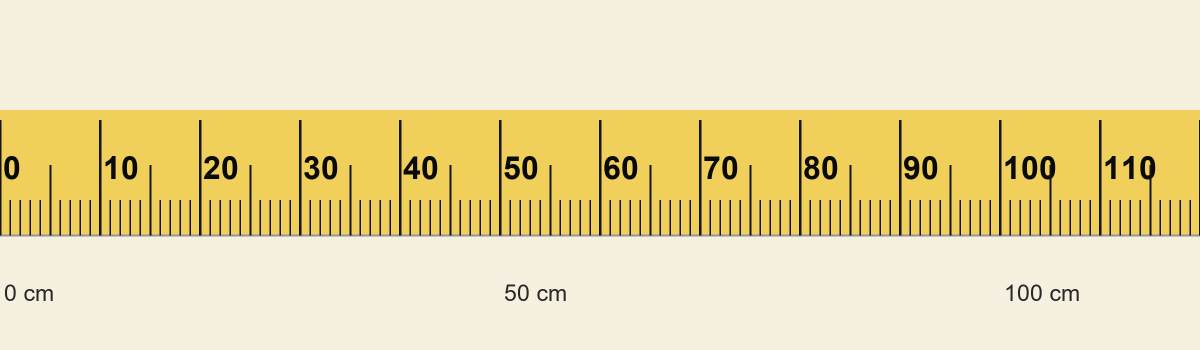
#> input picture tape_test.png, 2400 x 700 px (shown at 1/2 size)
$ python -i tape_scale_probe.py   (imports and definitions only)
#> lines starting #> are read from the running program, lines starting #| are printed output that depends on the picture; after the words box and inside, x2 and y2 are one past the last pixel; in counts of white or black regions, pixels touching at a corner belong together
"""Probe: recover mm-per-pixel from a photographed tape.

Two independent estimates are compared:
  A. printed pitch  - the ladder is periodic; ACF on the rectified ink profile gives
                      the pixel period of the number/tick family (no reading needed)
  B. OCR fit        - digits read inside the blade ROI and fitted value~x

A scale is accepted only when both roughly agree. Saves the rectified blade crop so
the detector can be inspected.

Run: .venv/Scripts/python.exe tape_scale_probe.py [photo ...]
"""
from __future__ import annotations

import glob
import os
import re
import sys
from collections import deque

import numpy as np
from PIL import Image, ImageOps

DS = 4
DEBUG_DIR = "_scale_debug"


# ---------------------------------------------------------------- detection
def candidate_masks(a: np.ndarray):
    r, g, b = a[:, :, 0], a[:, :, 1], a[:, :, 2]
    maxc, minc = a.max(axis=2), a.min(axis=2)
    return {
        "yellow": (g > 145) & (g >= b + 30) & (r >= b + 10),
        "white": (maxc > 135) & ((maxc - minc) < 40),
    }


def dilate(m: np.ndarray, k: int = 2) -> np.ndarray:
    out = m.copy()
    for _ in range(k):
        p = np.pad(out, 1)
        out = (p[:-2, 1:-1] | p[2:, 1:-1] | p[1:-1, :-2] | p[1:-1, 2:] | p[1:-1, 1:-1])
    return out


def components(mask: np.ndarray, min_area: int):
    h, w = mask.shape
    seen = np.zeros_like(mask)
    out = []
    for y in range(h):
        for x in range(w):
            if not mask[y, x] or seen[y, x]:
                continue
            q = deque([(y, x)])
            seen[y, x] = True
            n = 0
            y0 = y1 = y
            x0 = x1 = x
            while q:
                cy, cx = q.popleft()
                n += 1
                y0, y1 = min(y0, cy), max(y1, cy)
                x0, x1 = min(x0, cx), max(x1, cx)
                for dy, dx in ((1, 0), (-1, 0), (0, 1), (0, -1)):
                    ny, nx = cy + dy, cx + dx
                    if 0 <= ny < h and 0 <= nx < w and mask[ny, nx] and not seen[ny, nx]:
                        seen[ny, nx] = True
                        q.append((ny, nx))
            if n >= min_area:
                out.append((n, y0, y1, x0, x1))
    return out


def pick_blade(a: np.ndarray):
    best = None
    for name, full in candidate_masks(a).items():
        h, w = full.shape
        small = full[: h // DS * DS, : w // DS * DS].reshape(h // DS, DS, w // DS, DS).mean(axis=(1, 3)) > 0.4
        small = dilate(small, 2)
        for n, y0, y1, x0, x1 in components(small, 60):
            bw, bh = x1 - x0 + 1, y1 - y0 + 1
            fill = n / (bw * bh)  # dilated, so inflated
            aspect = max(bw, bh) / max(1, min(bw, bh))
            if aspect < 3.0:
                continue
            score = n * min(aspect, 25)
            if best is None or score > best[0]:
                best = (score, name, (x0 * DS, y0 * DS, min(w, (x1 + 1) * DS), min(h, (y1 + 1) * DS)), aspect)
    return best


def rectify(im: Image.Image, box, mask: np.ndarray):
    sub_img = im.crop(box)
    sub_mask = mask[box[1]:box[3], box[0]:box[2]].astype(np.uint8) * 255
    ys, xs = np.nonzero(sub_mask)
    if len(xs) < 50:
        return None, 0.0
    pts = np.stack([xs, ys], 1).astype(float)
    c = pts - pts.mean(axis=0)
    _, vecs = np.linalg.eigh(np.cov(c.T))
    axis = vecs[:, -1]
    theta = float(np.degrees(np.arctan2(axis[1], axis[0])))
    best = None
    for angle in (theta, theta + 90, theta - 90, theta + 180):
        rot = sub_img.rotate(angle, resample=Image.BICUBIC, expand=True)
        rotm = Image.fromarray(sub_mask).rotate(angle, resample=Image.NEAREST, expand=True)
        mb = rotm.getbbox()
        if not mb:
            continue
        crop = rot.crop(mb)
        ar = crop.width / max(1, crop.height)
        if best is None or ar > best[0]:
            best = (ar, crop, angle)
    if best is None:
        return None, 0.0
    return best[1], best[2]


# ---------------------------------------------------------------- pitch
def acf_peaks(profile: np.ndarray, lo: int = 6, hi: int = 160):
    x = profile.astype(float)
    if len(x) < hi * 3:
        hi = max(lo + 5, len(x) // 3)
    x = x - np.convolve(x, np.ones(31) / 31, mode="same")
    n = len(x)
    f = np.fft.rfft(x, 2 * n)
    ac = np.fft.irfft(f * np.conj(f))[:n]
    ac = ac / (ac[0] + 1e-9)
    peaks = [(lag, float(ac[lag])) for lag in range(lo, min(hi, n // 2) - 1)
             if ac[lag] > ac[lag - 1] and ac[lag] >= ac[lag + 1] and ac[lag] > 0.12]
    return sorted(peaks, key=lambda p: -p[1])


def blob_runs(profile: np.ndarray, min_w: int, max_w: int):
    thr = max(1.0, np.median(profile) * 1.4)
    on = profile > thr
    idx = np.flatnonzero(np.diff(np.concatenate(([0], on.astype(np.int8), [0]))))
    starts, ends = idx[0::2], idx[1::2]
    return np.array([(s + e) / 2 for s, e in zip(starts, ends) if min_w <= e - s <= max_w])


# ---------------------------------------------------------------- OCR
def ocr_scale(crop: Image.Image):
    """Fit digit values to x positions inside the rectified blade. Returns (mm/px, detail)."""
    scale = 4 if crop.width < 1400 else 2
    g = ImageOps.autocontrast(crop.convert("L").resize((crop.width * scale, crop.height * scale), Image.LANCZOS))
    best = None
    for psm in (6, 11, 7):
        d = pytesseract.image_to_data(g, config=f"--psm {psm} -c tessedit_char_whitelist=0123456789",
                                      output_type=pytesseract.Output.DICT)
        toks = []
        for i, t in enumerate(d["text"]):
            t = (t or "").strip()
            if not re.fullmatch(r"\d{1,3}", t):
                continue
            if float(d["conf"][i]) < 40:
                continue
            toks.append(dict(v=int(t), x=(d["left"][i] + d["width"][i] / 2) / scale,
                             y=(d["top"][i] + d["height"][i] / 2) / scale,
                             h=d["height"][i] / scale, c=float(d["conf"][i])))
        if len(toks) < 5:
            continue
        tol = max(6.0, np.median([t["h"] for t in toks]) * 0.7)
        rows = []
        for t in sorted(toks, key=lambda t: t["y"]):
            for r in rows:
                if abs(np.mean([q["y"] for q in r]) - t["y"]) <= tol:
                    r.append(t)
                    break
            else:
                rows.append([t])
        for r in rows:
            if len(r) < 5:
                continue
            r = sorted(r, key=lambda t: t["x"])
            xs = np.array([t["x"] for t in r])
            gaps = np.diff(xs)
            if np.ptp(xs) < 80:
                continue
            for unit in (10, 25.4):
                v = np.array([t["v"] for t in r]) * unit
                s, b = np.polyfit(xs, v, 1)
                rms = float(np.sqrt(np.mean((s * xs + b - v) ** 2)))
                even = float(np.std(gaps) / max(np.mean(gaps), 1e-9))
                if rms < unit * 0.4 and even < 0.4:
                    cand = dict(mm_px=abs(float(s)), rms=rms, even=even, n=len(r), unit=unit,
                                conf=float(np.mean([t["c"] for t in r])), vals=[t["v"] for t in r],
                                psm=psm)
                    if best is None or rms / unit < best["rms"] / best["unit"]:
                        best = cand
    return best


# ---------------------------------------------------------------- pipeline
def analyse(path: str, verbose: bool = True):
#> called with path = 'tape_test.png', verbose = True
    os.makedirs(DEBUG_DIR, exist_ok=True)
    name = os.path.basename(path)
    im = Image.open(path).convert("RGB")
#> im is the input picture: PIL image 2400x700 RGB; mean R, G, B 234.9, 220.8, 172.9
    a = np.asarray(im).astype(int)
    picked = pick_blade(a)
#> in candidate_masks, `r, g, b = a[:, :, 0], a[:, :, 1], a[:, :, 2]`:
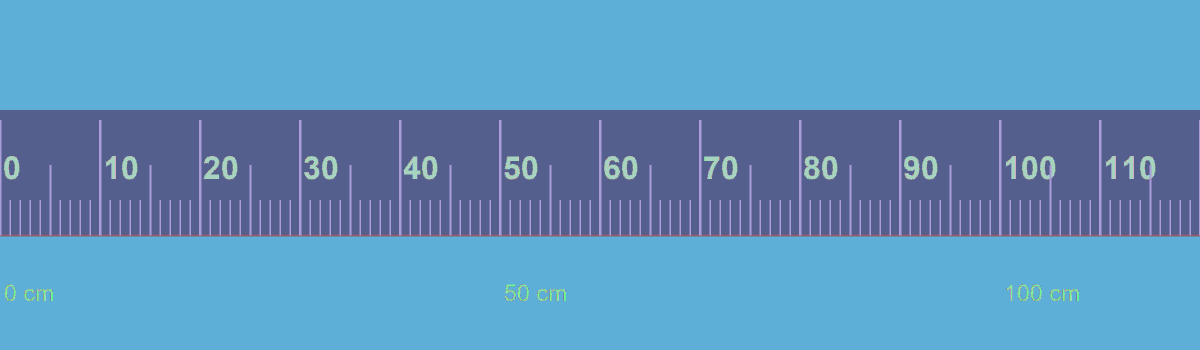
#> r: shape (700, 2400) int64 (shown at 1/2 size); 236 distinct labels, from 10 to 246; one colour per label, 0 black
#> in candidate_masks, `r, g, b = a[:, :, 0], a[:, :, 1], a[:, :, 2]`:
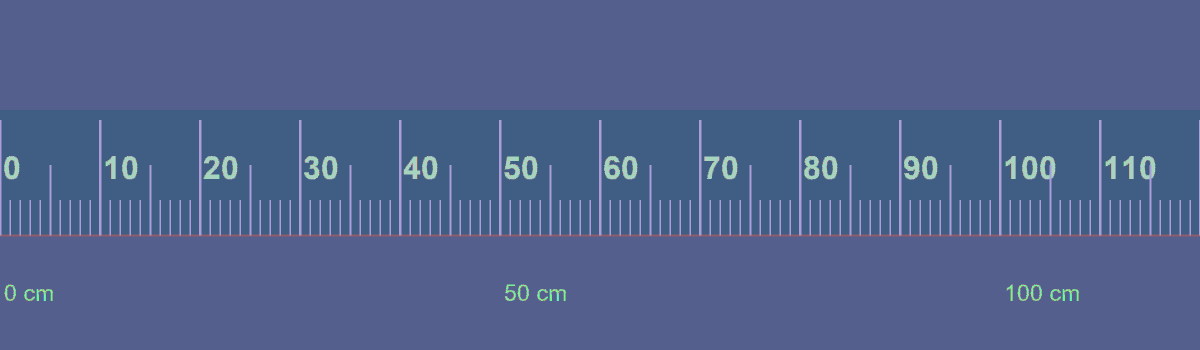
#> g: shape (700, 2400) int64 (shown at 1/2 size); 227 distinct labels, from 10 to 240; one colour per label, 0 black
#> in candidate_masks, `r, g, b = a[:, :, 0], a[:, :, 1], a[:, :, 2]`:
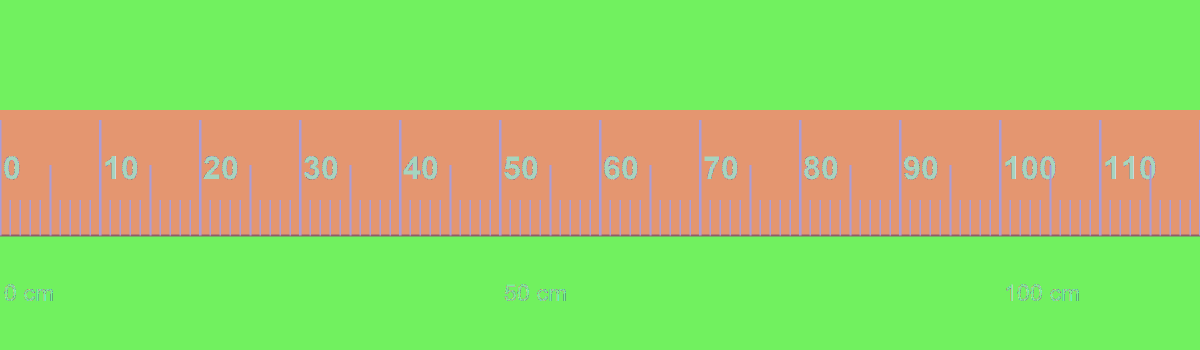
#> b: shape (700, 2400) int64 (shown at 1/2 size); 203 distinct labels, from 10 to 224; one colour per label, 0 black
#> the loop in pick_blade, `for name, full in candidate_masks(a).items():` made 2 passes
#> name on passes 1 to 2: 'yellow', 'white'
#> pass 1, in pick_blade, `small = full[: h // DS * DS, : w // DS * DS].reshape(h // DS, DS, w //..`:
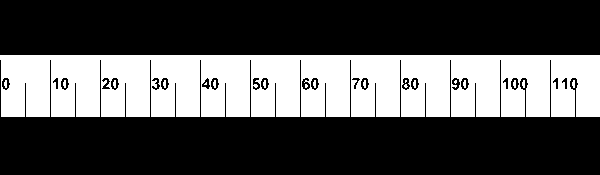
#> small: shape (175, 600) bool; 33.3% white; 19 white regions (5 under 20 px), largest, box (x1, y1, x2, y2) and area: (0, 55, 600, 117) 34631, (4, 80, 7, 88) 20, (63, 80, 66, 88) 20
#> after the loop in pick_blade, `for name, full in candidate_masks(a).items():`: best = (360000, 'white', (0, 0, 2400, 228), 10.53)
#> picked = (360000, 'white', (0, 0, 2400, 228), 10.53)
    if not picked:
        print(f"{name}: no blade candidate")
        return None
    score, mask_name, box, aspect = picked
#> score = 360000; mask_name = 'white'; box = (0, 0, 2400, 228); aspect = 10.53
    mask = candidate_masks(a)[mask_name]
#> mask: shape (700, 2400) bool; 64.2% white; 13 black regions, largest, box (x1, y1, x2, y2) and area: (0, 220, 2400, 471) 598392, (73, 578, 105, 602) 354, (1099, 578, 1131, 602) 354
    crop, angle = rectify(im, box, mask)
#> in rectify, `sub_mask = mask[box[1]:box[3], box[0]:box[2]].astype(np.uint8) * 255`:
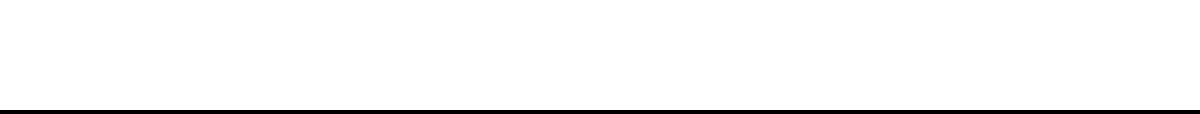
#> sub_mask: shape (228, 2400) (shown at 1/2 size); 96.5% white; 1 black region, box (x1, y1, x2, y2) and area: (0, 220, 2400, 228) 19200
#> in rectify, `pts = np.stack([xs, ys], 1).astype(float)`: pts = 528000 pairs, first value 0 to 2399, second value 0 to 219
#> in rectify, `c = pts - pts.mean(axis=0)`: c = 528000 pairs, first value -1199.5 to 1199.5, second value -109.5 to 109.5
#> in rectify, `_, vecs = np.linalg.eigh(np.cov(c.T))`: vecs = [[0, 1], [1, 0]]
#> in rectify, `axis = vecs[:, -1]`: axis = [1, 0]
#> in rectify, `theta = float(np.degrees(np.arctan2(axis[1], axis[0])))`: theta = 0
#> the loop in rectify, `for angle in (theta, theta + 90, theta - 90, theta + 180):` made 4 passes
#> (angle, mb, ar) on passes 2 to 4: (90, (0, 0, 220, 2400), 0.0917), (-90, (8, 0, 228, 2400), 0.0917), (180, (0, 8, 2400, 228), 10.91)
#> (mb, ar) on pass 1: ((0, 0, 2400, 220), 10.91)
#> pass 1, in rectify, `crop = rot.crop(mb)`:
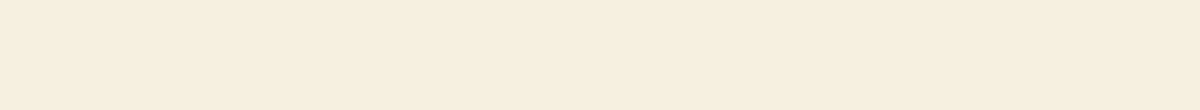
#> crop: PIL image 2400x220 RGB (shown at 1/2 size); mean R, G, B 246, 240, 224
#> pass 2, in rectify, `crop = rot.crop(mb)`:
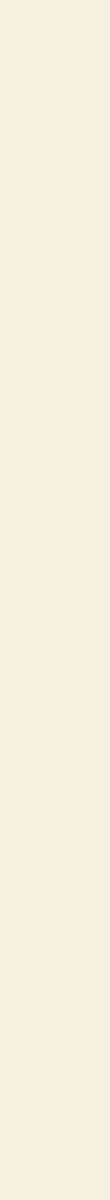
#> crop: PIL image 220x2400 RGB (shown at 1/2 size); mean R, G, B 246, 240, 224
#> angle = 0
    if crop is None or crop.width < 120 or crop.width / max(1, crop.height) < 2.0:
        print(f"{name}: {mask_name} box={box} -> weak crop {None if crop is None else crop.size}")
        return None
    crop.save(os.path.join(DEBUG_DIR, f"{name}.png"))

    gray = np.asarray(crop.convert("L")).astype(int)
#> gray: shape (220, 2400) int64; every value is 240
    med = np.median(gray)
#> med = 240
    ink = gray < (med - 45)
#> ink: shape (220, 2400) bool; every value is 0
    h, w = ink.shape
#> h = 220; w = 2400
    rows = ink.mean(axis=1)
#> rows = 220 values from 0 to 0
    print(f"\n{name}: mask={mask_name} box={box} angle={angle:.1f} crop={w}x{h} ink={ink.mean():.3f}")
#| tape_test.png: mask=white box=(0, 0, 2400, 228) angle=0.0 crop=2400x220 ink=0.000

    pitch_cands = []
    for label, t0, t1 in (("mid", 0.15, 0.85), ("upper", 0.0, 0.30), ("lower", 0.70, 1.0)):
        prof = ink[int(h * t0):max(int(h * t0) + 1, int(h * t1))].sum(axis=0).astype(float)
        peaks = acf_peaks(prof)
        if verbose and peaks:
            print(f"  acf[{label:5s}] " + ", ".join(f"{lag}px:{v:.2f}" for lag, v in peaks[:3]))
        for lag, v in peaks[:2]:
            pitch_cands.append({"band": label, "lag": lag, "strength": v})
#> after the loop, pitch_cands = []

    mid = ink[int(h * 0.15):max(int(h * 0.15) + 1, int(h * 0.85))].sum(axis=0).astype(float)
#> mid = 2400 values from 0 to 0
    blobs = blob_runs(mid, 5, max(8, w // 12))
#> in blob_runs, `thr = max(1.0, np.median(profile) * 1.4)`: thr = 1
#> in blob_runs, `idx = np.flatnonzero(np.diff(np.concatenate(([0], on.astype(np.int8), ..`: idx = empty array
#> blobs = empty array
    blob_pitch = None
    if len(blobs) >= 6:
        gaps = np.diff(blobs)
        blob_pitch = float(np.median(gaps))
        if verbose:
            print(f"  blobs {len(blobs)} pitch={blob_pitch:.1f}px spread={np.std(gaps)/blob_pitch:.2f}")

    ocr = ocr_scale(crop)
#> in ocr_scale, `g = ImageOps.autocontrast(crop.convert("L").resize((crop.width * scale..`: g: PIL image 4800x440 L; every value is 240
    if verbose:
        if ocr:
            print(f"  ocr psm={ocr['psm']} unit={ocr['unit']:.0f} n={ocr['n']} conf={ocr['conf']:.0f}"
                  f" -> {ocr['mm_px']:.4f} mm/px rms={ocr['rms']:.1f}mm even={ocr['even']:.2f}")
            print(f"      values {ocr['vals']}")
        else:
            print("  ocr: no usable row")

    # pitch hypotheses: the strong blob pitch is the 10 mm number ladder
    pitch_scale = None
    if blob_pitch:
        pitch_scale = 10.0 / blob_pitch
        if verbose:
            print(f"  pitch(10mm) -> {pitch_scale:.4f} mm/px")

    verdict = "no scale"
    if ocr and pitch_scale:
        delta = abs(ocr["mm_px"] - pitch_scale) / max(ocr["mm_px"], 1e-9)
        verdict = f"agree ({delta*100:.0f}% apart)" if delta < 0.25 else f"DISAGREE ({delta*100:.0f}% apart)"
    elif ocr:
        verdict = "ocr only"
    elif pitch_scale:
        verdict = "pitch only"
    print(f"  => {verdict}")
    return dict(path=path, box=box, angle=angle, crop=crop.size, ocr=ocr, pitch_scale=pitch_scale,
                pitch_cands=pitch_cands, verdict=verdict)


def main(argv):
    paths = argv[1:] or sorted(glob.glob("D:/Downloads_D/Q-GIS/Demo_ready/with_scale_images/*.jpeg"))
    out = [analyse(p) for p in paths]
    print("\n==== summary")
    for r in out:
        if not r:
            continue
        print(f"{os.path.basename(r['path'])[:46]:48s} {r['verdict']:24s}"
              f" ocr={r['ocr']['mm_px'] if r['ocr'] else float('nan'):.4f}"
              f" pitch={r['pitch_scale'] if r['pitch_scale'] else float('nan'):.4f} mm/px"
              f" crop={r['crop']}")
    return out


# [3 lines not run here, left out]

#> (the run stopped early here; a loop or call above may not have finished)
